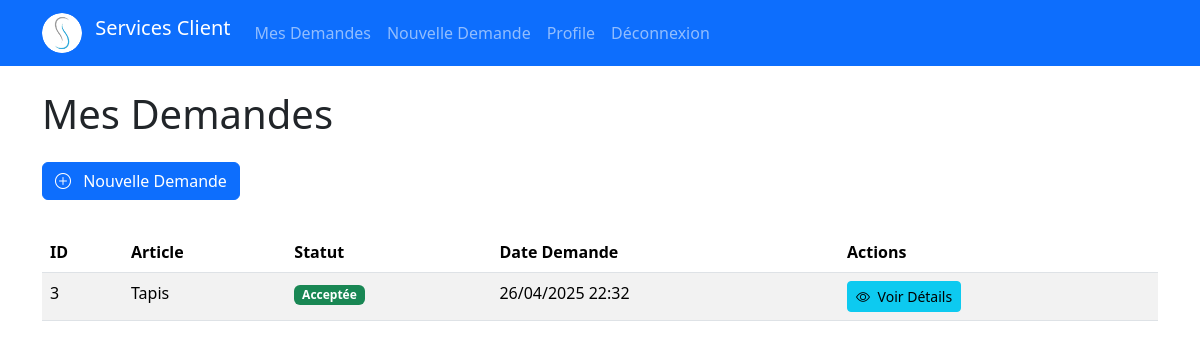
The app's page /demandes/my/ (signed in) with its own data.
### demande/models.py (models this page shows, shortened)
class Demande(models.Model):
    STATUT_CHOICES = [
        ('en_attente', 'En attente de validation'),
        ('acceptee', 'Acceptée'),
        ('rejetee', 'Rejetée'),
        ('completee', 'Complétée'),
        ('annulee', 'Annulée'), # Un client pourrait annuler
    ]
    client = models.ForeignKey(settings.AUTH_USER_MODEL, on_delete=models.CASCADE, related_name='demandes')
    article = models.ForeignKey(Article, on_delete=models.CASCADE, related_name='demandes_liees')
    details_service = models.TextField(help_text="Décrivez le service que vous demandez pour cet article.")
    statut = models.CharField(max_length=20, choices=STATUT_CHOICES, default='en_attente')
    date_demande = models.DateTimeField(auto_now_add=True)
    date_fixee = models.DateTimeField(null=True, blank=True, help_text="Date fixée par l'administrateur si la demande est acceptée.")
    validee_par = models.ForeignKey(settings.AUTH_USER_MODEL, on_delete=models.SET_NULL, null=True, blank=True, related_name='demandes_validees')
    class Meta:
        ordering = ['-date_demande'] # Trie les demandes par date de demande décroissante

### articles/models.py (models this page shows, shortened)
class Article(models.Model):
    title = models.CharField(max_length=200)
    content = models.TextField()
    author = models.ForeignKey(settings.AUTH_USER_MODEL, on_delete=models.CASCADE, related_name='articles')
    published_date = models.DateTimeField(default=timezone.now)
    created_date = models.DateTimeField(auto_now_add=True)
    updated_date = models.DateTimeField(auto_now=True)
    class Meta:
        ordering = ['-published_date'] # Trie les articles par date de publication décroissante

### demande/views.py (the view)
# urls.py: path('my/', views.list_my_demandes, name='my_demandes'), # /demandes/my/
@login_required
def list_my_demandes(request):
    demandes = Demande.objects.filter(client=request.user)
    statut = request.GET.get('statut')
    if statut:
        demandes = demandes.filter(statut=statut)
    context = {
        'demandes': demandes,
        'page_title': 'Mes Demandes',
        'total_demandes': demandes.count(),
    }
    return render(request, 'demande/my_demandes.html', context)

### demande/templates/demande/my_demandes.html (shortened to what this page needs)
{% extends 'base.html' %}
{% load static %}
{% block content %}
    <h1 class="mb-4">{{ page_title }}</h1>
    <p>
        <a href="{% url 'demande:create_demande' %}" class="btn btn-primary mb-3">
             <i class="bi bi-plus-circle me-2"></i> Nouvelle Demande
        </a>
    </p>
    {% if demandes %}
        <table class="table table-striped table-hover">
            <thead>
                <tr>
                    <th scope="col">ID</th>
                    <th scope="col">Article</th>
                    <th scope="col">Statut</th>
                    <th scope="col">Date Demande</th>
                    <th scope="col">Actions</th>
                </tr>
            </thead>
            <tbody>
                {% for demande in demandes %}
                <tr>
                    <td>{{ demande.pk }}</td>
                    <td>{{ demande.article.title }}</td>
                    <td>
                         <span class="badge {% if demande.statut == 'en_attente' %}bg-warning{% elif demande.statut == 'acceptee' %}bg-success{% elif demande.statut == 'rejetee' %}bg-danger{% else %}bg-secondary{% endif %}">
                             {{ demande.get_statut_display }}
                         </span>
                    </td>
                     <td>{{ demande.date_demande|date:"d/m/Y H:i" }}</td>
                    <td>
                        <a href="{% url 'demande:view_my_demande' demande.pk %}" class="btn btn-sm btn-info me-1">
                            <i class="bi bi-eye me-1"></i> Voir Détails
                        </a>
                    </td>
                </tr>
                {% endfor %}
            </tbody>
        </table>
    {% else %}
        <div class="alert alert-info" role="alert">
            Vous n'avez pas encore soumis de demande.
        </div>
    {% endif %}
{% endblock %}

### records on screen
Demande: pk "3", article "Tapis", statut "Acceptée", date_demande "26/04/2025 22:32"

### other values on screen
{{ page_title }} "Mes Demandes"
